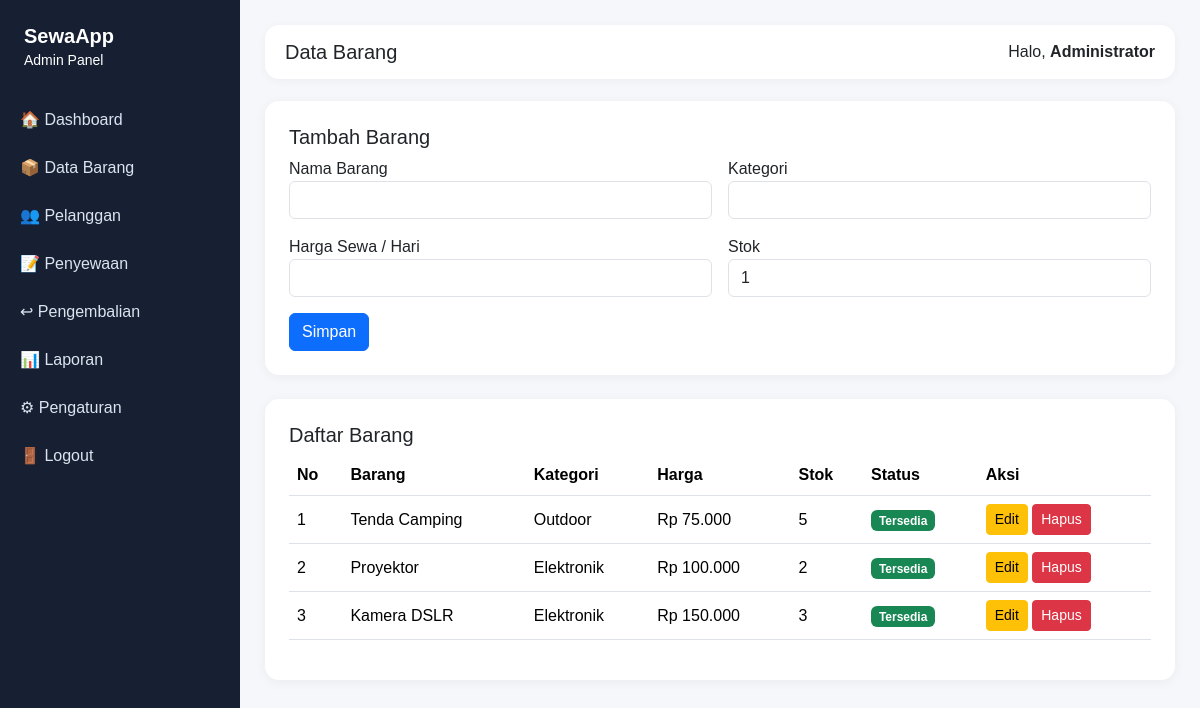
/admin/barang.php (signed in), run on the app's committed database.
### tables this page shows
CREATE TABLE barang (
    id_barang INT AUTO_INCREMENT PRIMARY KEY,
    nama_barang VARCHAR(100) NOT NULL,
    kategori VARCHAR(100) NOT NULL,
    harga_sewa DECIMAL(12,2) NOT NULL DEFAULT 0,
    stok INT NOT NULL DEFAULT 1,
    status ENUM('Tersedia','Disewa') DEFAULT 'Tersedia',
    created_at TIMESTAMP DEFAULT CURRENT_TIMESTAMP
);

### admin/barang.php (the view, shortened to what this page needs)
<?php
require_once "../config/koneksi.php";
$page_title="Data Barang";
$aksi=$_GET['aksi']??'';
$edit=null;if($aksi==='edit'){$id=(int)$_GET['id'];$edit=$conn->query("SELECT * FROM barang WHERE id_barang=$id")->fetch_assoc();}
require "header.php";
?>
<div class="card p-4 mb-4">
<h5><?= $edit?'Edit':'Tambah' ?> Barang</h5>
<form method="post" class="row g-3">
<div class="col-md-6"><label>Nama Barang</label><input class="form-control" name="nama_barang" required value="<?= htmlspecialchars($edit['nama_barang']??'') ?>"></div>
<div class="col-md-6"><label>Kategori</label><input class="form-control" name="kategori" required value="<?= htmlspecialchars($edit['kategori']??'') ?>"></div>
<div class="col-md-6"><label>Harga Sewa / Hari</label><input class="form-control" type="number" name="harga_sewa" min="0" required value="<?= $edit['harga_sewa']??'' ?>"></div>
<div class="col-md-6"><label>Stok</label><input class="form-control" type="number" name="stok" min="1" required value="<?= $edit['stok']??1 ?>"></div>
<div><button class="btn btn-primary" name="simpan">Simpan</button> <?php if($edit): ?><a class="btn btn-secondary" href="barang.php">Batal</a><?php endif; ?></div>
</form></div>
<div class="card p-4"><h5>Daftar Barang</h5><div class="table-responsive"><table class="table">
<thead><tr><th>No</th><th>Barang</th><th>Kategori</th><th>Harga</th><th>Stok</th><th>Status</th><th>Aksi</th></tr></thead><tbody>
<?php $no=1;$q=$conn->query("SELECT * FROM barang ORDER BY id_barang DESC");while($r=$q->fetch_assoc()): ?>
<tr><td><?= $no++ ?></td><td><?= htmlspecialchars($r['nama_barang']) ?></td><td><?= htmlspecialchars($r['kategori']) ?></td><td>Rp <?= number_format($r['harga_sewa'],0,',','.') ?></td><td><?= $r['stok'] ?></td><td><span class="badge <?= $r['status']=='Tersedia'?'bg-success':'bg-warning text-dark' ?>"><?= $r['status'] ?></span></td><td><a class="btn btn-sm btn-warning" href="?aksi=edit&id=<?= $r['id_barang'] ?>">Edit</a> <a class="btn btn-sm btn-danger" onclick="return confirm('Hapus barang ini?')" href="?aksi=hapus&id=<?= $r['id_barang'] ?>">Hapus</a></td></tr>
<?php endwhile; ?></tbody></table></div></div>
<?php require "footer.php"; ?>

### admin/header.php (shortened to what this page needs)
<!doctype html><html lang="id"><head>
<link href="https://cdn.jsdelivr.net/npm/bootstrap@5.3.3/dist/css/bootstrap.min.css" rel="stylesheet">
<link rel="stylesheet" href="../assets/css/style.css">
</head><body>
<div class="sidebar">
<div class="brand p-4"><h5 class="fw-bold mb-0">SewaApp</h5><small>Admin Panel</small></div>
<a href="dashboard.php">🏠 Dashboard</a>
<a href="barang.php">📦 Data Barang</a>
<a href="pelanggan.php">👥 Pelanggan</a>
<a href="penyewaan.php">📝 Penyewaan</a>
<a href="pengembalian.php">↩ Pengembalian</a>
<a href="laporan.php">📊 Laporan</a>
<a href="pengaturan.php">⚙ Pengaturan</a>
<a href="../logout.php">🚪 Logout</a>
</div>
<div class="main">
<div class="topbar d-flex justify-content-between align-items-center">
<div><h5 class="mb-0"><?= htmlspecialchars($page_title ?? '') ?></h5></div>
<div>Halo, <b><?= htmlspecialchars($_SESSION['nama']) ?></b></div>
</div>

### admin/footer.php (shortened to what this page needs)
</div>
</body></html>

### assets/css/style.css (style rules this page uses)
body { background:#f5f7fb;font-family:Arial,sans-serif }
.sidebar { min-height:100vh;background:#172033;color:#fff;position:fixed;width:240px }
.sidebar a { display:block;color:#dce3ef;text-decoration:none;padding:12px 20px }
.main { margin-left:240px;padding:25px }
.topbar { background:#fff;border-radius:14px;padding:15px 20px;margin-bottom:22px;box-shadow:0 2px 10px rgba(0,0,0,.04) }
.card { border:0;border-radius:14px;box-shadow:0 2px 12px rgba(0,0,0,.05) }
.table td,.table th { vertical-align:middle }

### data on the page
barang: nama_barang "Tenda Camping", kategori "Outdoor", harga_sewa "75.000", stok "5", status "Tersedia"
barang: nama_barang "Proyektor", kategori "Elektronik", harga_sewa "100.000", stok "2", status "Tersedia"
barang: nama_barang "Kamera DSLR", kategori "Elektronik", harga_sewa "150.000", stok "3", status "Tersedia"

### other printed values
$page_title "Data Barang"
$_SESSION['nama'] "Administrator"
